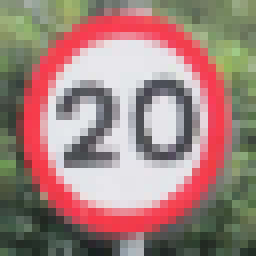
#> input picture web_images/00.png, 32 x 32 px, found by its file name (shown 8 times larger); its folder holds 4 pictures in this run
$ jupyter execute --allow-errors Traffic_Sign_Classifier-Rober_v10.ipynb   (shell and % lines are left out)   (older library calls are emulated)
#> lines starting #> are read from the running program, lines starting #| are printed output that depends on the picture
# Self-Driving Car Engineer Nanodegree

## Deep Learning

## Project: Build a Traffic Sign Recognition Classifier

In this notebook, a template is provided for you to implement your functionality in stages, which is required to successfully complete this project. If additional code is required that cannot be included in the notebook, be sure that the Python code is successfully imported and included in your submission if necessary.

> **Note**: Once you have completed all of the code implementations, you need to finalize your work by exporting the iPython Notebook as an HTML document. Before exporting the notebook to html, all of the code cells need to have been run so that reviewers can see the final implementation and output. You can then export the notebook by using the menu above and navigating to  \n",
    "**File -> Download as -> HTML (.html)**. Include the finished document along with this notebook as your submission.

In addition to implementing code, there is a writeup to complete. The writeup should be completed in a separate file, which can be either a markdown file or a pdf document. There is a [write up template](https://github.com/udacity/CarND-Traffic-Sign-Classifier-Project/blob/master/writeup_template.md) that can be used to guide the writing process. Completing the code template and writeup template will cover all of the [rubric points](https://review.udacity.com/#!/rubrics/481/view) for this project.

The [rubric](https://review.udacity.com/#!/rubrics/481/view) contains "Stand Out Suggestions" for enhancing the project beyond the minimum requirements. The stand out suggestions are optional. If you decide to pursue the "stand out suggestions", you can include the code in this Ipython notebook and also discuss the results in the writeup file.

>**Note:** Code and Markdown cells can be executed using the **Shift + Enter** keyboard shortcut. In addition, Markdown cells can be edited by typically double-clicking the cell to enter edit mode.

---
## Step 0: Load The Data

[cell 1]
# Load pickled data
import pickle

# TODO: Fill this in based on where you saved the training and testing data

training_file = './traffic-signs-data/train.p'
validation_file= './traffic-signs-data/valid.p'
testing_file = './traffic-signs-data/test.p'

#> (the rest of this cell did not finish here and is left out)

---

## Step 1: Dataset Summary & Exploration

The pickled data is a dictionary with 4 key/value pairs:

- `'features'` is a 4D array containing raw pixel data of the traffic sign images, (num examples, width, height, channels).
- `'labels'` is a 1D array containing the label/class id of the traffic sign. The file `signnames.csv` contains id -> name mappings for each id.
- `'sizes'` is a list containing tuples, (width, height) representing the original width and height the image.
- `'coords'` is a list containing tuples, (x1, y1, x2, y2) representing coordinates of a bounding box around the sign in the image. **THESE COORDINATES ASSUME THE ORIGINAL IMAGE. THE PICKLED DATA CONTAINS RESIZED VERSIONS (32 by 32) OF THESE IMAGES**

Complete the basic data summary below. Use python, numpy and/or pandas methods to calculate the data summary rather than hard coding the results. For example, the [pandas shape method](http://pandas.pydata.org/pandas-docs/stable/generated/pandas.DataFrame.shape.html) might be useful for calculating some of the summary results.

### Provide a Basic Summary of the Data Set Using Python, Numpy and/or Pandas

[cell 2]
### Replace each question mark with the appropriate value.
### Use python, pandas or numpy methods rather than hard coding the results
import numpy as np

# TODO: Number of training examples
#> (the rest of this cell did not finish here and is left out)

### Include an exploratory visualization of the dataset

Visualize the German Traffic Signs Dataset using the pickled file(s). This is open ended, suggestions include: plotting traffic sign images, plotting the count of each sign, etc.

The [Matplotlib](http://matplotlib.org/) [examples](http://matplotlib.org/examples/index.html) and [gallery](http://matplotlib.org/gallery.html) pages are a great resource for doing visualizations in Python.

**NOTE:** It's recommended you start with something simple first. If you wish to do more, come back to it after you've completed the rest of the sections.

[cell 3]
### Data exploration visualization code goes here.
### Feel free to use as many code cells as needed.
import matplotlib.pyplot as plt
# Visualizations will be shown in the notebook.

#Plot a matrix of images
col=8
row=8
fig, axes = plt.subplots(figsize=[12.0, 12.0], ncols=col, nrows=row)
list_labels = np.zeros((col,row))
#> (the rest of this cell did not finish here and is left out)

[cell 4]
import tensorflow as tf
from sklearn.preprocessing import LabelBinarizer
import numpy as np
from matplotlib.colors import rgb_to_hsv
import matplotlib.pyplot as plt
#> (the rest of this cell did not finish here and is left out)

[cell 5]
### Data exploration visualization code goes here.
### Feel free to use as many code cells as needed.
##TEST 3
col=5
row=5
fig, axes = plt.subplots(figsize=[7.0, 7.0], ncols=col, nrows=row)
fig.tight_layout()
list_labels = np.zeros((col,row))
#> (the rest of this cell did not finish here and is left out)

----

## Step 2: Design and Test a Model Architecture

Design and implement a deep learning model that learns to recognize traffic signs. Train and test your model on the [German Traffic Sign Dataset](http://benchmark.ini.rub.de/?section=gtsrb&subsection=dataset).

The LeNet-5 implementation shown in the [classroom](https://classroom.udacity.com/nanodegrees/nd013/parts/fbf77062-5703-404e-b60c-95b78b2f3f9e/modules/6df7ae49-c61c-4bb2-a23e-6527e69209ec/lessons/601ae704-1035-4287-8b11-e2c2716217ad/concepts/d4aca031-508f-4e0b-b493-e7b706120f81) at the end of the CNN lesson is a solid starting point. You'll have to change the number of classes and possibly the preprocessing, but aside from that it's plug and play!

With the LeNet-5 solution from the lecture, you should expect a validation set accuracy of about 0.89. To meet specifications, the validation set accuracy will need to be at least 0.93. It is possible to get an even higher accuracy, but 0.93 is the minimum for a successful project submission.

There are various aspects to consider when thinking about this problem:

- Neural network architecture (is the network over or underfitting?)
- Play around preprocessing techniques (normalization, rgb to grayscale, etc)
- Number of examples per label (some have more than others).
- Generate fake data.

Here is an example of a [published baseline model on this problem](http://yann.lecun.com/exdb/publis/pdf/sermanet-ijcnn-11.pdf). It's not required to be familiar with the approach used in the paper but, it's good practice to try to read papers like these.

### Pre-process the Data Set (normalization, grayscale, etc.)

Use the code cell (or multiple code cells, if necessary) to implement the first step of your project.

[cell 6]
### Preprocess the data here. Preprocessing steps could include normalization, converting to grayscale, etc.
### Feel free to use as many code cells as needed.
import numpy as np
from skimage import color, util, exposure
#import cv2

#Normalize
# [7 lines left out: function normalize, not called in this run]

def rgb2grey(x):
    return color.rgb2grey(x)

#http://scikit-image.org/docs/dev/auto_examples/color_exposure/plot_equalize.html#sphx-glr-auto-examples-color-exposure-plot-equalize-py
#http://scikit-image.org/docs/dev/api/skimage.exposure.html#skimage.exposure.equalize_hist
def preprocessing(x):
    x = exposure.equalize_hist(x)
    return x

#> (the rest of this cell did not finish here and is left out)

[cell 7]
#One-hot encode
from sklearn.preprocessing import LabelBinarizer
#> (the rest of this cell did not finish here and is left out)

[cell 8]
from sklearn.utils import shuffle
#> (the rest of this cell did not finish here and is left out)

### Model Architecture

[cell 9]
from tensorflow.contrib.layers import flatten

# [52 lines left out: function LeNet, not called in this run]

### Train, Validate and Test the Model

A validation set can be used to assess how well the model is performing. A low accuracy on the training and validation
sets imply underfitting. A high accuracy on the training set but low accuracy on the validation set implies overfitting.

[cell 10]
### Train your model here.
### Calculate and report the accuracy on the training and validation set.
### Once a final model architecture is selected,
### the accuracy on the test set should be calculated and reported as well.
### Feel free to use as many code cells as needed.
import tensorflow as tf

EPOCHS = 50
BATCH_SIZE = 512
keep_probability = 0.5

#> (the rest of this cell did not finish here and is left out)

#> (a cell that did not finish here is left out)

---

## Step 3: Test a Model on New Images

To give yourself more insight into how your model is working, download at least five pictures of German traffic signs from the web and use your model to predict the traffic sign type.

You may find `signnames.csv` useful as it contains mappings from the class id (integer) to the actual sign name.

### Load and Output the Images

[cell 12]
### Load the images and plot them here.
### Feel free to use as many code cells as needed.

[cell 13]
import matplotlib.pyplot as plt
from PIL import Image
import os, os.path
import numpy as np
import scipy.misc

imgs, X_test_web, y_test_web, labels = [], [], [],[]
i_width, i_height = 32, 32
path = "./web_images/"
valid_images = [".jpg",".gif",".png",".tga"]
for f in os.listdir(path):
    if not f.startswith('.'):
        ext = os.path.splitext(f)[1]
        label = os.path.splitext(f)[0]
        #if ext.lower() not in valid_images:
        #    break
        labels.append(int(label))
        pix = np.array(Image.open(os.path.join(path,f)))
#> pix is the input picture: shape (32, 32, 4); mean R, G, B, A 160.5, 130.3, 124.7, 254.9
        pix = preprocessing(pix)
#> in preprocessing, `x = exposure.equalize_hist(x)`:
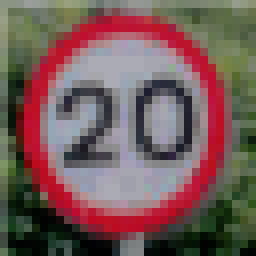
#> x: shape (32, 32, 4) float64 (shown 8 times larger); mean of channels 0, 1, 2, 3 0.449, 0.348, 0.338, 0.986; transparent parts drawn white
        imgs.append(pix)
        X_test_web.append(scipy.misc.imresize(pix, (i_height, i_width)))
#> pass 2 of the loop `for f in os.listdir(path):`:
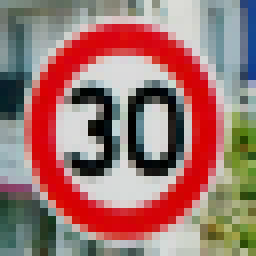
#> input picture web_images/01.png, 32 x 32 px, found by its file name (shown 8 times larger)
#> pix is the input picture: shape (32, 32, 4); mean R, G, B, A 157.2, 116.6, 111.7, 254.9
#> in preprocessing (call 2), `x = exposure.equalize_hist(x)`:
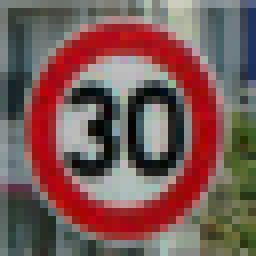
#> x: shape (32, 32, 4) float64 (shown 8 times larger); mean of channels 0, 1, 2, 3 0.464, 0.342, 0.329, 0.986; transparent parts drawn white
#> pass 3 of the loop `for f in os.listdir(path):`:
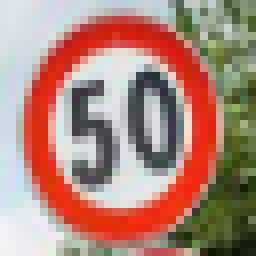
#> input picture web_images/02.png, 32 x 32 px, found by its file name (shown 8 times larger)
#> pix is the input picture: shape (32, 32, 4); mean R, G, B, A 173.4, 135.2, 122.4, 254.9
#> in preprocessing (call 3), `x = exposure.equalize_hist(x)`:
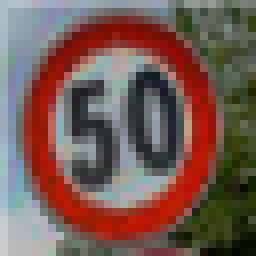
#> x: shape (32, 32, 4) float64 (shown 8 times larger); mean of channels 0, 1, 2, 3 0.455, 0.353, 0.324, 0.986; transparent parts drawn white
#> the loop made 4 passes; the first 3 are shown

print(labels)
y_test_web = np.array(labels)
print(y_test_web)

for i in range(len(X_test_web)):
    plt.figure(figsize=[2.0, 2.0])
    plt.imshow(imgs[i].squeeze())
    plt.figure(figsize=[2.0, 2.0])
    plt.imshow(X_test_web[i].squeeze())
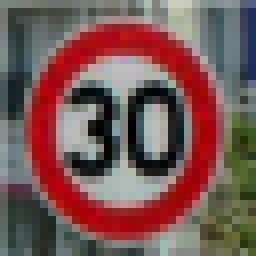
#> shown: shape (32, 32, 4) (shown 8 times larger); mean R, G, B, A 116.4, 84.9, 81.7, 251.2; transparent parts drawn white
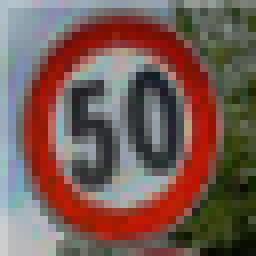
#> shown: shape (32, 32, 4) (shown 8 times larger); mean R, G, B, A 116, 89.9, 82.6, 251.3; transparent parts drawn white
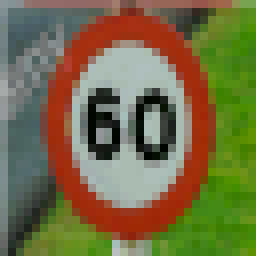
#> shown: shape (32, 32, 4) float64 (shown 8 times larger); mean R, G, B, A 0.447, 0.421, 0.266, 0.986; transparent parts drawn white
